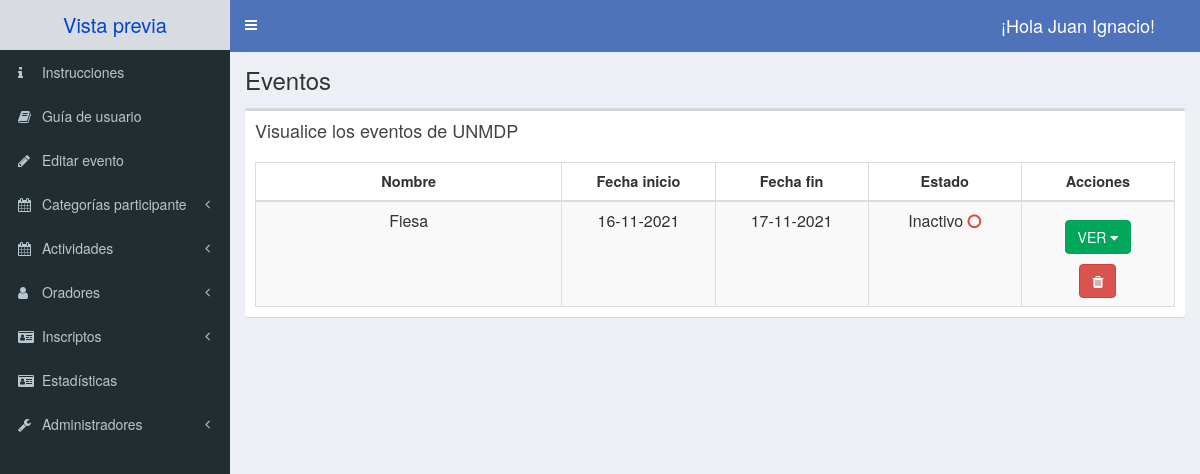
Before: /admin/lista-eventos.php (signed in) with the older database file.
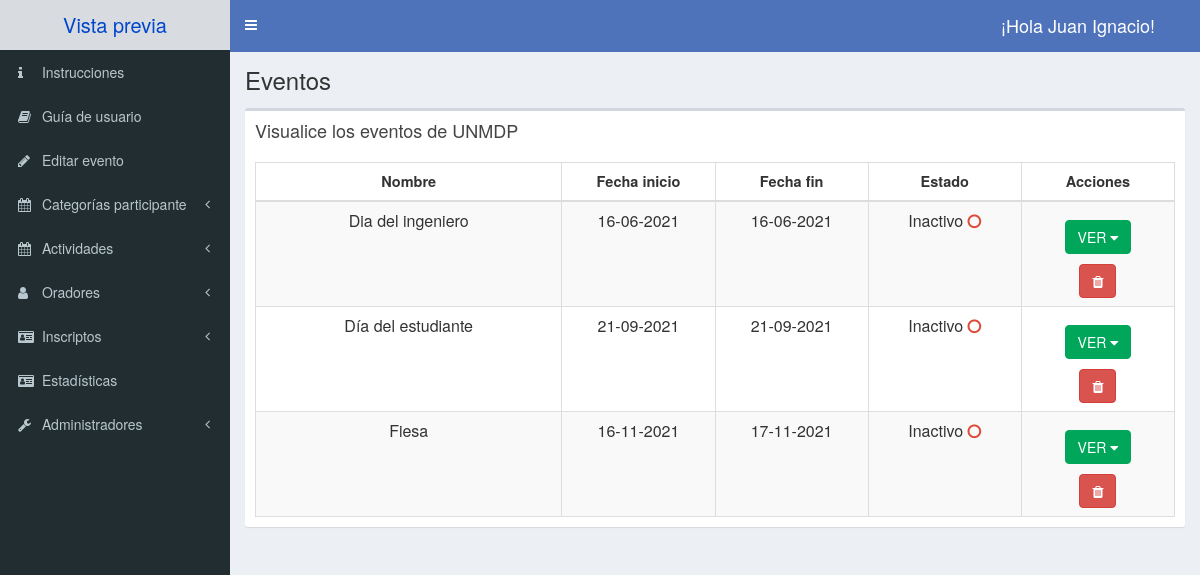
After: the same page with the newer database file.
### tables this page shows
CREATE TABLE evento(
    id_evento int NOT NULL AUTO_INCREMENT,
    nombre varchar(200) NOT NULL,
    fecha_inicio DATE NOT NULL,
    fecha_fin DATE NOT NULL,
    inscriptos int not NULL,
    acreditados int not NULL,
    estado TINYINT NOT null,
    organizador varchar(100) not null,
    limite int(8) UNSIGNED not NULL,
    ubicacion varchar(30) NOT NULL,
    descripcion varchar(1000) NOT NULL,
    imagen varchar(50) not null,
    info_pago varchar(30) not null,
    PRIMARY KEY(id_evento)
);

### admin/lista-eventos.php (the view, shortened to what this page needs)
<?php
include_once 'templates/header.php';
$permiso = $_SESSION['permiso'];
?>
<body class="hold-transition skin-blue sidebar-mini">
  <div class="wrapper">
    <?php
    include_once 'templates/barra.php';
    ?>
    <?php
    include_once 'templates/navegacion.php';
    ?>
    <div class="content-wrapper">
      <section class="content-header">
        <h1>
          Eventos
        </h1>
      </section>
      <section class="content">
        <div class="row centrar-contenido">
          <div class="col-xs-12">
            <div class="box">
              <div class="box-header">
                <h3 class="box-title">Visualice los eventos de UNMDP</h3>
              </div>
              <div class="box-body table-responsive">
                <table id="registros" class="table table-bordered table-striped text-center">
                  <thead>
                    <tr>
                      <th>Nombre</th>
                      <th class="col-xs-2">Fecha inicio</th>
                      <th class="col-xs-2">Fecha fin</th>
                      <th class="col-xs-2">Estado</th>
                      <th class="col-xs-2">Acciones</th>
                    </tr>
                  </thead>
                  <tbody>
                    <?php
                    try {
                      include_once 'funciones/funciones.php';
                      $sql = "
                      SELECT e.id_evento, e.nombre, e.fecha_inicio, e.fecha_fin, e.estado
                      FROM evento e
                      ORDER BY e.estado DESC, e.fecha_inicio, e.nombre";
                      $tuplas = $db->query($sql);
                    } catch (Exception $e) {
                      echo "Error: " . $e->getMessage();
                    }
                    while ($evento = $tuplas->fetch_assoc()) {
                    ?>
                      <tr>
                        <td><?php echo $evento['nombre']; ?></td>
                        <td> <?php echo date_format(date_create($evento['fecha_inicio']), 'd-m-Y'); ?></td>
                        <td> <?php echo date_format(date_create($evento['fecha_fin']), 'd-m-Y'); ?></td>
                        <td>
                          <?php
                          if ($evento['estado']) {
                            echo "Activo  "; ?><i class="fa fa-circle text-success"></i><?php
                                                                                      } else {
                                                                                        echo "Inactivo  ";  ?><i class="fa fa-circle-o text-red"></i><?php
                                                                                                                                                    }
                                                                                                                                                      ?>
                        </td>
                        <td>
                          <div class="input-group margin">
                          <div class="input-group-btn">
                            <button type="button" class="btn btn-success dropdown-toggle" data-toggle="dropdown">VER
                              <span class="fa fa-caret-down"></span></button>
                          </div>
                          </div>
                          <a href="#" data-id="<?php echo $evento['id_evento']; ?>" data-tipo="evento" class="borrar-registro">
                            <button type="button" class="btn  btn-danger"><i class="fa fa-trash"></i></button>
                          </a>
                        </td>
                      </tr>
                    <?php
                    }
                    ?>
                </table>
              </div>
            </div>
          </div>
        </div>
      </section>
    </div>
    <?php
    include_once 'templates/footer.php';
    ?>

### admin/templates/header.php (shortened to what this page needs)
<!DOCTYPE html>
<html>
<head>
  <link rel="stylesheet" href="css/font-awesome.min.css">
  <link rel="stylesheet" href="css/ionicons.min.css">
  <link rel="stylesheet" href="css/dataTables.bootstrap.min.css">
  <link rel="stylesheet" href="css/AdminLTE.min.css">
  <link rel="stylesheet" href="css/skins/_all-skins.min.css">
  <link rel="stylesheet" href="css/bootstrap.min.css">
  <link rel="stylesheet" href="css/bootstrap-datepicker.min.css">
  <link rel="stylesheet" href="css/select2.min.css">
  <link rel="stylesheet" href="css/bootstrap-timepicker.min.css">
    <link rel="stylesheet" href="css/morris.css">
  <link rel="stylesheet" href="css/admin.css">
</head>

### admin/templates/barra.php (shortened to what this page needs)
<header class="main-header">
    <?php if (!$permiso){?>
      <?php $encrypt= openssl_encrypt($_SESSION['id_evento'],"AES-128-ECB","unmdp2021"); ?>
      <a href="../index.php?id=<?php echo urlencode($encrypt);?>" class="logo" target="_blank">
    <?php }else{?>
      <a class="logo" target="_blank">
      <?php }?>
      <span class="logo-lg"><b></b> Vista previa</span>
    </a>
    <nav class="navbar navbar-static-top">
      <a href="#" class="sidebar-toggle" data-toggle="push-menu" role="button">
      </a>
      <div class="navbar-custom-menu">
        <ul class="nav navbar-nav">
          <li class="dropdown user user-menu">
            <a href="#" class="dropdown-toggle" data-toggle="dropdown">
              <span class="hidden-xs" style="font-size:18px; padding-right:3rem;">¡Hola  <?php echo $_SESSION['nombre']; ?>!</span>
            </a>
          </li>
        </ul>
      </div>
    </nav>
  </header>

### admin/templates/navegacion.php (shortened to what this page needs)
<aside class="main-sidebar">
  <section class="sidebar">
    <ul class="sidebar-menu" data-widget="tree">
      <li class="treeview">
          <li>
            <a href="base-admin.php" id="instrucciones">
              <i class="fa fa-info"></i>
              <span>Instrucciones</span>
            </a>
          </li>
      </li>
      <li class="treeview">
        <li>
          <a href="" id="guia-user">
            <i class="fa fa-book"></i>
            <span>Guía de usuario</span>
          </a>
        </li>
      </li>
      <?php
      if (!$permiso) {
      ?>
        <li class="treeview">
          <li>
            <a href="editar-evento.php">
              <i class="fa fa-pencil"></i>
              <span>Editar evento</span>
            </a>
          </li>
        </li>
        <li class="treeview">
          <a href="#">
            <i class="fa fa-calendar"></i>
            <span>Categorías participante</span>
            <span class="pull-right-container">
              <i class="fa fa-angle-left pull-right"></i>
            </span>
          </a>
        </li>
        <li class="treeview">
          <a href="#">
            <i class="fa fa-calendar"></i>
            <span>Actividades</span>
            <span class="pull-right-container">
              <i class="fa fa-angle-left pull-right"></i>
            </span>
          </a>
        </li>
        <li class="treeview">
          <a href="#">
            <i class="fa fa-user"></i>
            <span>Oradores</span>
            <span class="pull-right-container">
              <i class="fa fa-angle-left pull-right"></i>
            </span>
          </a>
        </li>
        <li class="treeview">
          <a href="#">
            <i class="fa fa-id-card"></i>
            <span>Inscriptos</span>
            <span class="pull-right-container">
              <i class="fa fa-angle-left pull-right"></i>
            </span>
          </a>
        </li>
        <li class="treeview">
          <li>
            <a href="estadisticas-evento.php">
              <i class="fa fa-id-card"></i>
              <span>Estadísticas</span>
            </a>
          </li>
        </li>
        <li class="treeview">
          <a href="#">
            <i class="fa fa-wrench"></i>
            <span>Administradores</span>
            <span class="pull-right-container">
              <i class="fa fa-angle-left pull-right"></i>
            </span>
          </a>
        </li>
      <?php
      }
      ?>
    </ul>
  </section>
</aside>

### admin/templates/footer.php (shortened to what this page needs)
</div>
</body>
</html>

### admin/css/admin.css (style rules this page uses)
h1 { font-size: 30px; }
h3 { font-size: 20px; }
table td { font-size: 16px; }
table th { font-size: 14.5px; }
td .btn { margin-top: 0px; }
.centrar-contenido { display: flex; justify-content: center; }
#dtHorizontalVerticalExample th, td { white-space: nowrap; }
button i { margin-right: 1rem; }
i.fa-trash { margin-right: 0; }
button.btn.btn-success.dropdown-toggle { border-radius: 4px; }
.btn-success { background-color: #00a65a; border-color: #00a65a; }
.skin-blue .main-header .navbar { background-color: #4f73ba; }
.skin-blue .main-header .logo { background-color: #ecf0f5; color: #04c; border-bottom: 0 solid transparent; }

Changed rows visible on the page:
added evento: nombre "Dia del ingeniero", fecha_inicio "16-06-2021", fecha_fin "16-06-2021", estado "Inactivo"
added evento: nombre "Día del estudiante", fecha_inicio "21-09-2021", fecha_fin "21-09-2021", estado "Inactivo"
